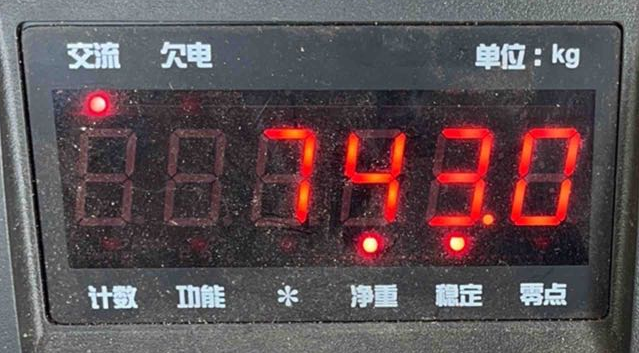
#> input picture ocr/1-1.png, 639 x 353 px
$ python calculate_otsu.py
#> lines starting #> are read from the running program, lines starting #| are printed output that depends on the picture; after the words box and inside, x2 and y2 are one past the last pixel; in counts of white or black regions, pixels touching at a corner belong together
import cv2 as cv
from matplotlib import pyplot as plt
import numpy as np

def calculate_otsu():
    img = cv.imread('ocr/1-1.png')
#> img is the input picture: shape (353, 639, 3); mean B, G, R 82.2, 78.8, 92.6
    img_gray = cv.cvtColor(img, cv.COLOR_BGR2GRAY)
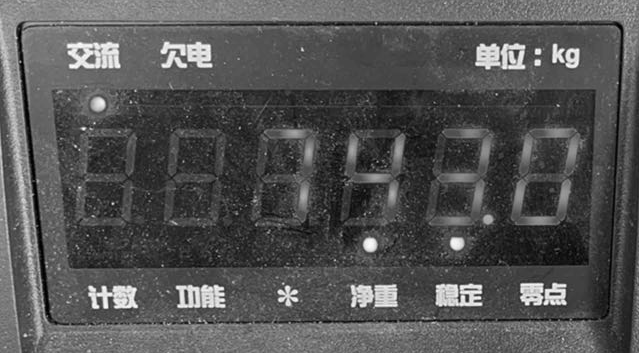
#> img_gray: shape (353, 639); min 0, max 253, mean 83.3
    blur = cv.GaussianBlur(img_gray, (5, 5), 0)
    # find normalized_histogram, and its cumulative distribution function
    # 计算归一化直方图
    # CalcHist(image, accumulate=0, mask=NULL)
    hist = cv.calcHist([blur], [0], None, [256], [0, 256])
#> hist = 256 values, max 3287 at index 49, min 0 at index 0, mean 881.1
    hist_norm = hist.ravel() / hist.max()
#> hist_norm = 256 values, max 1 at index 49, min 0 at index 0, mean 0.268
    Q = hist_norm.cumsum()
#> Q = 256 values from 0 to 68.62
    bins = np.arange(256)
    fn_min = np.inf
    thresh = -1
    for i in range(1, 256):
        p1, p2 = np.hsplit(hist_norm, [i])  # probabilities
        q1, q2 = Q[i], Q[255] - Q[i]  # cum sum of classes
        b1, b2 = np.hsplit(bins, [i])  # weights
        # finding means and variances
        m1, m2 = np.sum(p1 * b1) / q1, np.sum(p2 * b2) / q2
        v1, v2 = np.sum(((b1 - m1) ** 2) * p1) / q1, np.sum(((b2 - m2) ** 2) * p2) / q2
        # calculates the minimization function
        fn = v1 * q1 + v2 * q2
        if fn < fn_min:
            fn_min = fn
            thresh = i
#> this loop made 255 passes
#> (p1, q1, q2, m1, m2, v1, v2, fn) on passes 8 to 11: ([0, 0, 0, 0, 0, 0, 0, 0], 0.000304, 68.62, 0, 83.33, 0, 1428.7, 98043.9), ([0, 0, 0, 0, 0, 0, 0, 0, 0.000304], 0.00335, 68.62, 0.727, 83.33, 4.81, 1428.8, 98042.2), ([0, 0, 0, 0, 0, 0, 0, 0, 0.000304, 0.00304], 0.0073, 68.62, 4.08, 83.34, 10.71, 1428.6, 98025.5), ([0, 0, 0, 0, 0, 0, 0, 0, 0.000304, 0.00304, 0.00395], 0.014, 68.61, 4.96, 83.34, 10.94, 1428.4, 98004.3)
#> (q1, q2, m1, m2, v1, v2, fn, fn_min) on passes 12 to 17: (0.0198, 68.6, 7.23, 83.35, 6.83, 1428, 97969.2, 97969.2), (0.0298, 68.59, 7.12, 83.36, 9.45, 1427.8, 97940, 97940), (0.0432, 68.58, 7.94, 83.37, 10.09, 1427.4, 97890.4, 97890.4), (0.0584, 68.57, 9.08, 83.39, 9.53, 1426.7, 97826.2, 97826.2), (0.0745, 68.55, 10.18, 83.41, 8.85, 1426, 97755.1, 97755.1), (0.0946, 68.53, 10.74, 83.43, 9.91, 1425.4, 97682.2, 97682.2)
    # find otsu's threshold value with OpenCV function
    ret, otsu, = cv.threshold(blur, 0, 255, cv.THRESH_BINARY + cv.THRESH_OTSU)
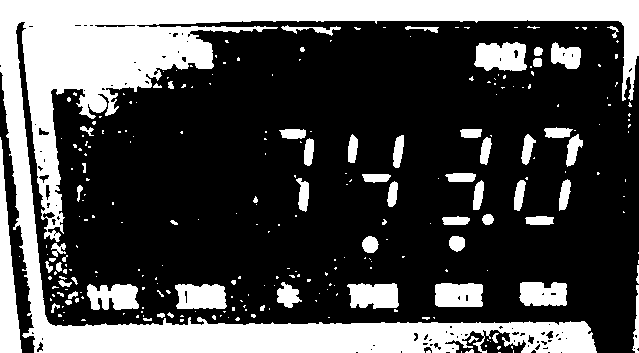
#> otsu: shape (353, 639); 29.9% white; 268 white regions (204 under 20 px), largest, box (x1, y1, x2, y2) and area: (0, 0, 639, 353) 49841, (0, 137, 22, 353) 2353, (474, 42, 527, 71) 1245
    print(thresh)
#| 97
    print(ret)
#| 96.0

calculate_otsu()

$ run again, with ocr/1-10.png copied over ocr/1-1.png
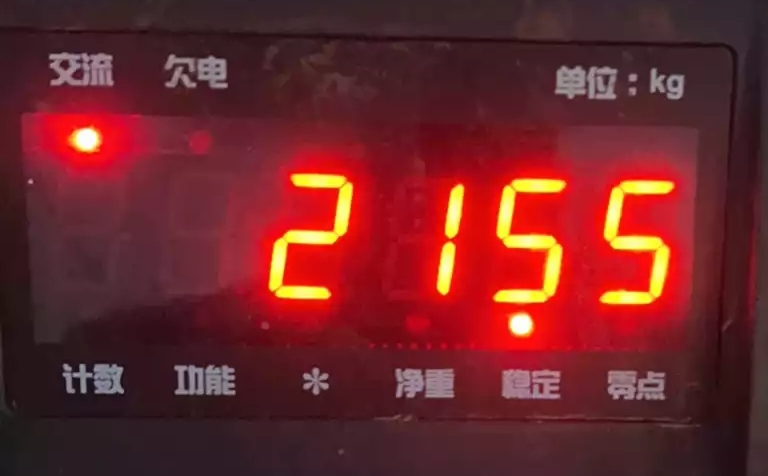
#> input picture ocr/1-10.png, 768 x 476 px
#> in calculate_otsu, img is the input picture: shape (476, 768, 3); mean B, G, R 40.8, 38.2, 110.5
#> in calculate_otsu, `img_gray = cv.cvtColor(img, cv.COLOR_BGR2GRAY)`:
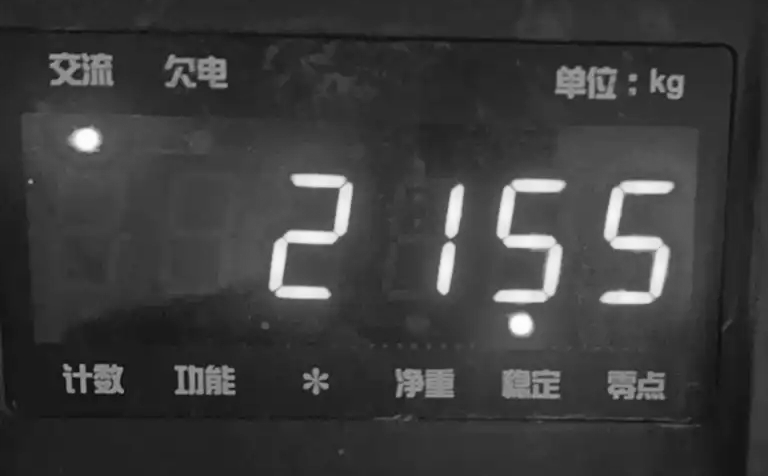
#> img_gray: shape (476, 768); min 8, max 255, mean 60.1
#> hist = 256 values, max 11358 at index 43, min 0 at index 0, mean 1428
#> hist_norm = 256 values, max 1 at index 43, min 0 at index 0, mean 0.126
#> Q = 256 values from 0 to 32.19
#> the loop in calculate_otsu, `for i in range(1, 256):` made 255 passes
#> (q1, q2, m1, m2, v1, v2, fn, fn_min) on passes 18 to 24: (0.00123, 32.18, 0, 60.1, 0, 1323.4, 42591.8, 42591.8), (0.00352, 32.18, 6.3, 60.1, 47.91, 1323.4, 42589.8, 42589.8), (0.00933, 32.18, 7.04, 60.11, 50.97, 1323.5, 42586.2, 42586.2), (0.0763, 32.11, 2.38, 60.23, 35.85, 1326, 42579.7, 42579.7), (0.144, 32.04, 11.06, 60.32, 50.74, 1325.6, 42481.5, 42481.5), (0.257, 31.93, 11.96, 60.48, 49.82, 1327.2, 42389.5, 42389.5), (0.379, 31.81, 14.97, 60.63, 34.97, 1327.4, 42232.8, 42232.8)
#> in calculate_otsu, `ret, otsu, = cv.threshold(blur, 0, 255, cv.THRESH_BINARY + cv.THRESH_O..`:
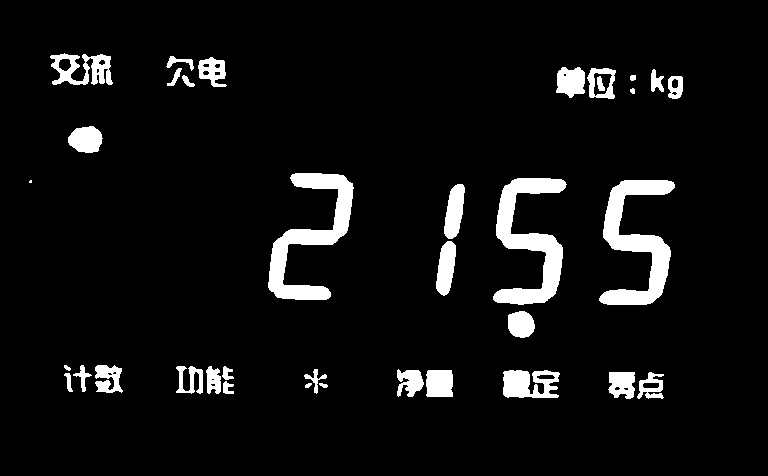
#> otsu: shape (476, 768); 6.4% white; 36 white regions (1 under 20 px), largest, box (x1, y1, x2, y2) and area: (599, 180, 675, 305) 3933, (493, 178, 567, 305) 3919, (268, 173, 354, 300) 3834
#| 114
#| 113.0

$ run again, with ocr/1-11.png copied over ocr/1-1.png
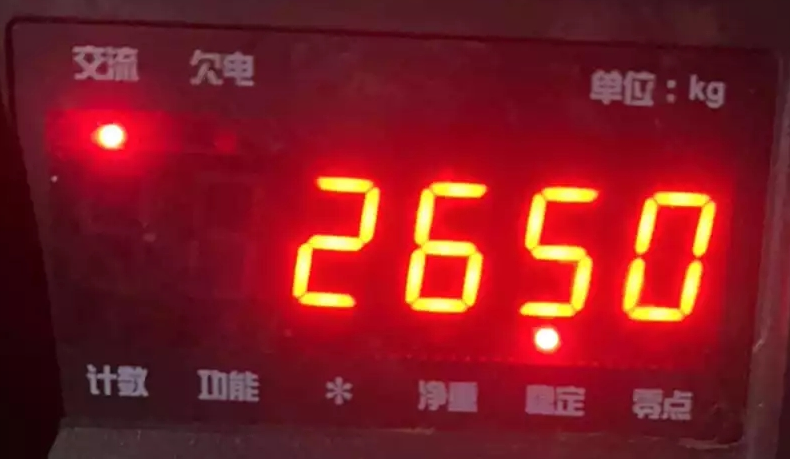
#> input picture ocr/1-11.png, 790 x 459 px
#> in calculate_otsu, img is the input picture: shape (459, 790, 3); mean B, G, R 34.9, 27.9, 128.6
#> in calculate_otsu, `img_gray = cv.cvtColor(img, cv.COLOR_BGR2GRAY)`:
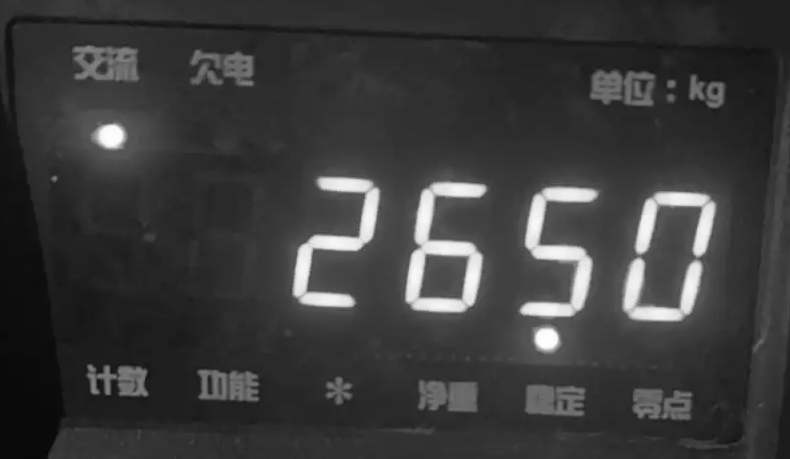
#> img_gray: shape (459, 790); min 6, max 255, mean 58.8
#> hist = 256 values, max 14634 at index 42, min 0 at index 0, mean 1416.4
#> hist_norm = 256 values, max 1 at index 42, min 0 at index 0, mean 0.0968
#> Q = 256 values from 0 to 24.78
#> the loop in calculate_otsu, `for i in range(1, 256):` made 255 passes
#> (p1, q1, q2, m1, m2, v1, v2, fn) on passes 9 to 12: ([0, 0, 0, 0, 0, 0, 0, 0, 0], 0.0965, 24.68, 0, 59.02, 0, 1646.8, 40646.6), ([0, 0, 0, 0, 0, 0, 0, 0, 0, 0.0965], 0.284, 24.49, 3.06, 59.44, 12, 1649.7, 40413.6), ([0, 0, 0, 0, 0, 0, 0, 0, 0, 0.0965, 0.187], 0.362, 24.42, 7.57, 59.55, 3.6, 1636.3, 39954.5), ([0, 0, 0, 0, 0, 0, 0, 0, 0, 0.0965, 0.187, 0.0784], 0.44, 24.34, 8.19, 59.7, 2.95, 1634, 39770.5)
#> in calculate_otsu, `ret, otsu, = cv.threshold(blur, 0, 255, cv.THRESH_BINARY + cv.THRESH_O..`:
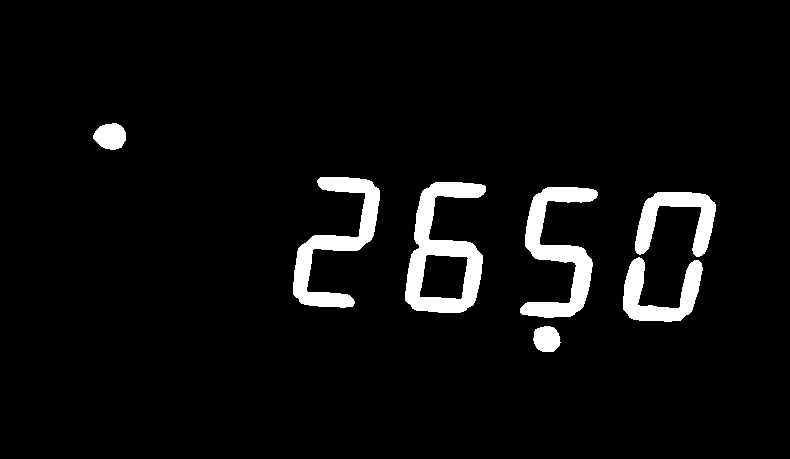
#> otsu: shape (459, 790); 5.1% white; 7 white regions, largest, box (x1, y1, x2, y2) and area: (405, 182, 486, 313) 4747, (520, 187, 598, 318) 3969, (293, 177, 380, 308) 3800
#| 131
#| 130.0

$ run again, with ocr/1-12.png copied over ocr/1-1.png
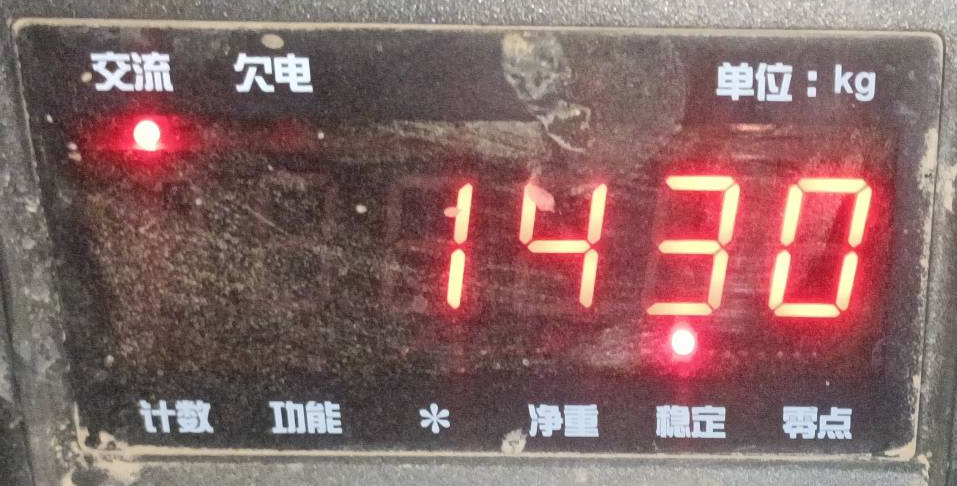
#> input picture ocr/1-12.png, 957 x 486 px
#> in calculate_otsu, img is the input picture: shape (486, 957, 3); mean B, G, R 101, 102.2, 133.6
#> in calculate_otsu, `img_gray = cv.cvtColor(img, cv.COLOR_BGR2GRAY)`:
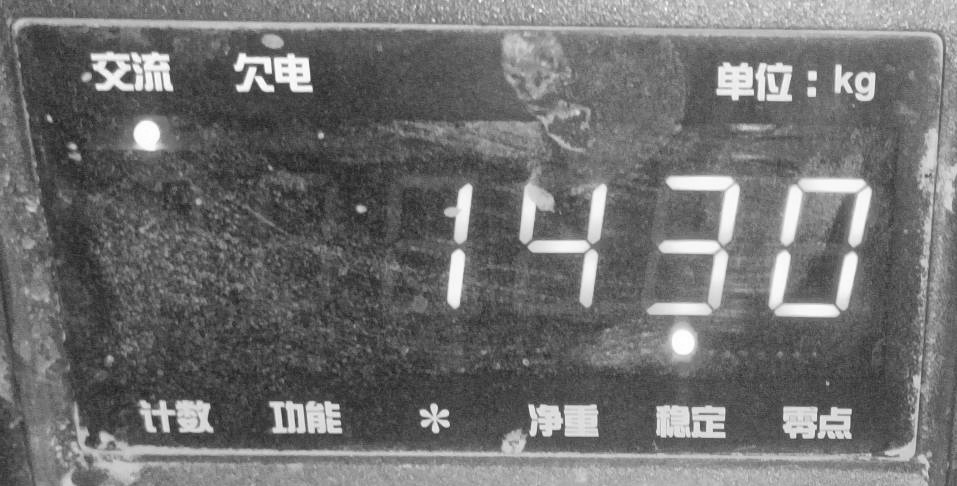
#> img_gray: shape (486, 957); min 32, max 255, mean 111.4
#> hist = 256 values, max 6439 at index 81, min 0 at index 0, mean 1816.8
#> hist_norm = 256 values, max 1 at index 81, min 0 at index 0, mean 0.282
#> Q = 256 values from 0 to 72.23
#> the loop in calculate_otsu, `for i in range(1, 256):` made 255 passes
#> (q1, q2, m1, m2, v1, v2, fn, fn_min) on passes 40, 41, 43, 44, 45, 46: (0.000311, 72.23, 0, 111.4, 0, 1945.9, 140555, 140555), (0.000311, 72.23, 40, 111.4, 0, 1945.9, 140553.5, 140553.5), (0.0028, 72.23, 18.44, 111.4, 236.6, 1945.9, 140549.6, 140549.6), (0.00621, 72.23, 19.05, 111.4, 244.4, 1945.9, 140543.2, 140543.2), (0.0148, 72.22, 18.21, 111.5, 264.4, 1945.9, 140530.1, 140530.1), (0.028, 72.2, 23.36, 111.5, 231.2, 1945.7, 140494.9, 140494.9)
#> in calculate_otsu, `ret, otsu, = cv.threshold(blur, 0, 255, cv.THRESH_BINARY + cv.THRESH_O..`:
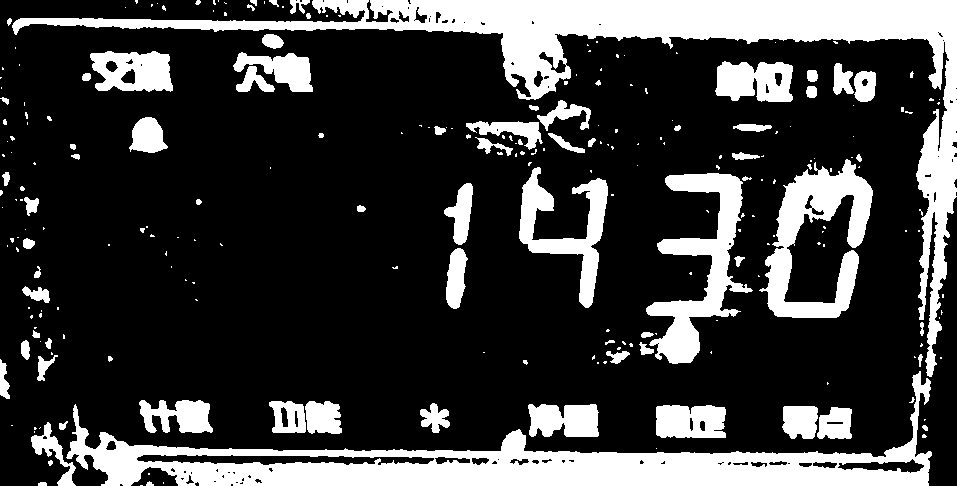
#> otsu: shape (486, 957); 23.6% white; 246 white regions (168 under 20 px), largest, box (x1, y1, x2, y2) and area: (12, 0, 957, 377) 34751, (66, 371, 932, 486) 27286, (759, 159, 873, 318) 7681
#| 135
#| 134.0
